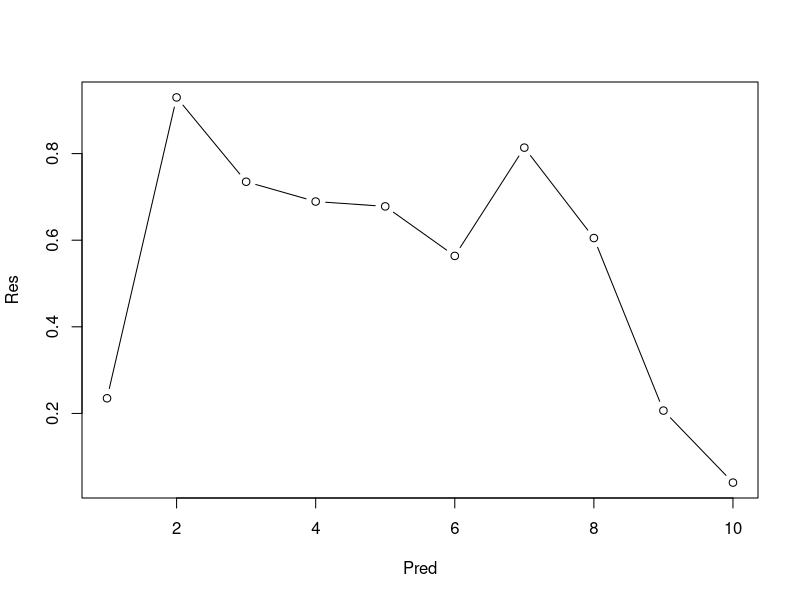

The R script that drew this image:
## ---- chunk 1
# first chunk of code in rmd file
print(pi)
pi + 3

## ---- chunk 2
# use comments extensively in all of your coding!
Pred <- seq(1,10) # make a vector of integers from 1 to 10
Res <- runif(10) # generate 10 draws from a random uniform (0,1) distribution

# print the random numbers
print(Res)

# plot the graph
plot(x=Pred,y=Res,type="b")

